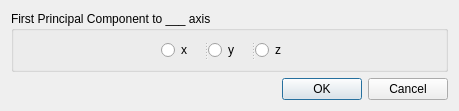
<?xml version="1.0" encoding="UTF-8"?>
<ui version="4.0">
 <class>PCADialog</class>
 <widget class="QDialog" name="PCADialog">
  <property name="geometry">
   <rect>
    <x>0</x>
    <y>0</y>
    <width>459</width>
    <height>98</height>
   </rect>
  </property>
  <property name="windowTitle">
   <string>PCA</string>
  </property>
  <property name="windowIcon">
   <iconset resource="../qPCA.qrc">
    <normaloff>:/CC/plugin/qPCA/images/icon.png</normaloff>:/CC/plugin/qPCA/images/icon.png</iconset>
  </property>
  <layout class="QGridLayout" name="gridLayout">
   <item row="8" column="1">
    <widget class="QDialogButtonBox" name="buttonBox">
     <property name="orientation">
      <enum>Qt::Horizontal</enum>
     </property>
     <property name="standardButtons">
      <set>QDialogButtonBox::Cancel|QDialogButtonBox::Ok</set>
     </property>
    </widget>
   </item>
   <item row="0" column="0" colspan="2">
    <widget class="QGroupBox" name="groupBox_2">
     <property name="title">
      <string>First Principal Component to ___ axis</string>
     </property>
     <layout class="QHBoxLayout" name="horizontalLayout_2">
      <item>
       <layout class="QHBoxLayout" name="horizontalLayout">
        <item>
         <spacer name="horizontalSpacer">
          <property name="orientation">
           <enum>Qt::Horizontal</enum>
          </property>
          <property name="sizeHint" stdset="0">
           <size>
            <width>98</width>
            <height>15</height>
           </size>
          </property>
         </spacer>
        </item>
        <item>
         <widget class="QSplitter" name="splitter">
          <property name="orientation">
           <enum>Qt::Horizontal</enum>
          </property>
          <widget class="QRadioButton" name="radioButton">
           <property name="text">
            <string>x</string>
           </property>
          </widget>
          <widget class="QRadioButton" name="radioButton_2">
           <property name="text">
            <string>y</string>
           </property>
          </widget>
          <widget class="QRadioButton" name="radioButton_3">
           <property name="text">
            <string>z</string>
           </property>
          </widget>
         </widget>
        </item>
        <item>
         <spacer name="horizontalSpacer_2">
          <property name="orientation">
           <enum>Qt::Horizontal</enum>
          </property>
          <property name="sizeHint" stdset="0">
           <size>
            <width>78</width>
            <height>17</height>
           </size>
          </property>
         </spacer>
        </item>
       </layout>
      </item>
     </layout>
    </widget>
   </item>
  </layout>
 </widget>
 <resources>
  <include location="../qPCA.qrc"/>
  <include location="../qPCA.qrc"/>
 </resources>
 <connections>
  <connection>
   <sender>buttonBox</sender>
   <signal>accepted()</signal>
   <receiver>PCADialog</receiver>
   <slot>accept()</slot>
   <hints>
    <hint type="sourcelabel">
     <x>248</x>
     <y>254</y>
    </hint>
    <hint type="destinationlabel">
     <x>157</x>
     <y>274</y>
    </hint>
   </hints>
  </connection>
  <connection>
   <sender>buttonBox</sender>
   <signal>rejected()</signal>
   <receiver>PCADialog</receiver>
   <slot>reject()</slot>
   <hints>
    <hint type="sourcelabel">
     <x>316</x>
     <y>260</y>
    </hint>
    <hint type="destinationlabel">
     <x>286</x>
     <y>274</y>
    </hint>
   </hints>
  </connection>
 </connections>
</ui>
